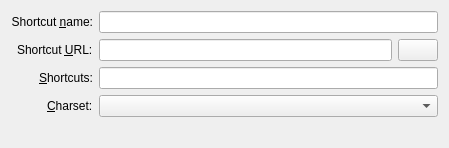
<?xml version="1.0" encoding="UTF-8"?>
<ui version="4.0">
 <class>SearchProviderDlgUI</class>
 <widget class="QWidget" name="SearchProviderDlgUI">
  <property name="geometry">
   <rect>
    <x>0</x>
    <y>0</y>
    <width>449</width>
    <height>143</height>
   </rect>
  </property>
  <layout class="QGridLayout" name="gridLayout">
   <item row="0" column="1">
    <widget class="QLabel" name="lbName">
     <property name="whatsThis">
      <string>Enter the human-readable name of the search provider here.</string>
     </property>
     <property name="layoutDirection">
      <enum>Qt::LeftToRight</enum>
     </property>
     <property name="text">
      <string>Shortcut &amp;name:</string>
     </property>
     <property name="alignment">
      <set>Qt::AlignRight|Qt::AlignTrailing|Qt::AlignVCenter</set>
     </property>
     <property name="wordWrap">
      <bool>false</bool>
     </property>
     <property name="buddy">
      <cstring>leName</cstring>
     </property>
    </widget>
   </item>
   <item row="2" column="1" alignment="Qt::AlignRight">
    <widget class="QLabel" name="lbQuery">
     <property name="whatsThis">
      <string>&lt;qt&gt;
Enter the URI that is used to perform a search on the search engine here.&lt;br/&gt;The whole text to be searched for can be specified as \{@} or \{0}.&lt;br/&gt;
Recommended is \{@}, since it removes all query variables (name=value) from the resulting string, whereas \{0} will be substituted with the unmodified query string.&lt;br/&gt;You can use \{1} ... \{n} to specify certain words from the query and \{name} to specify a value given by 'name=value' in the user query.&lt;br/&gt;In addition it is possible to specify multiple references (names, numbers and strings) at once (\{name1,name2,...,&quot;string&quot;}).&lt;br/&gt;The first matching value (from the left) will be used as the substitution value for the resulting URI.&lt;br/&gt;A quoted string can be used as the default value if nothing matches from the left of the reference list.
&lt;/qt&gt;</string>
     </property>
     <property name="layoutDirection">
      <enum>Qt::LeftToRight</enum>
     </property>
     <property name="text">
      <string>Shortcut &amp;URL:</string>
     </property>
     <property name="wordWrap">
      <bool>true</bool>
     </property>
     <property name="buddy">
      <cstring>leQuery</cstring>
     </property>
    </widget>
   </item>
   <item row="2" column="2">
    <widget class="KLineEdit" name="leQuery">
     <property name="toolTip">
      <string>&lt;qt&gt;
Enter the URI that is used to perform a search on the search engine here.&lt;br/&gt;The whole text to be searched for can be specified as \{@} or \{0}.&lt;br/&gt;
Recommended is \{@}, since it removes all query variables (name=value) from the resulting string, whereas \{0} will be substituted with the unmodified query string.&lt;br/&gt;You can use \{1} ... \{n} to specify certain words from the query and \{name} to specify a value given by 'name=value' in the user query.&lt;br/&gt;In addition it is possible to specify multiple references (names, numbers and strings) at once (\{name1,name2,...,&quot;string&quot;}).&lt;br/&gt;The first matching value (from the left) will be used as the substitution value for the resulting URI.&lt;br/&gt;A quoted string can be used as the default value if nothing matches from the left of the reference list.
&lt;/qt&gt;</string>
     </property>
     <property name="whatsThis">
      <string>&lt;qt&gt;
Enter the URI that is used to perform a search on the search engine here.&lt;br/&gt;The whole text to be searched for can be specified as \{@} or \{0}.&lt;br/&gt;
Recommended is \{@}, since it removes all query variables (name=value) from the resulting string, whereas \{0} will be substituted with the unmodified query string.&lt;br/&gt;You can use \{1} ... \{n} to specify certain words from the query and \{name} to specify a value given by 'name=value' in the user query.&lt;br/&gt;In addition it is possible to specify multiple references (names, numbers and strings) at once (\{name1,name2,...,&quot;string&quot;}).&lt;br/&gt;The first matching value (from the left) will be used as the substitution value for the resulting URI.&lt;br/&gt;A quoted string can be used as the default value if nothing matches from the left of the reference list.
&lt;/qt&gt;</string>
     </property>
     <property name="clickMessage">
      <string/>
     </property>
    </widget>
   </item>
   <item row="5" column="2" colspan="2">
    <widget class="KComboBox" name="cbCharset">
     <property name="sizePolicy">
      <sizepolicy hsizetype="Expanding" vsizetype="Fixed">
       <horstretch>0</horstretch>
       <verstretch>0</verstretch>
      </sizepolicy>
     </property>
     <property name="whatsThis">
      <string>Select the character set that will be used to encode your search query.</string>
     </property>
    </widget>
   </item>
   <item row="3" column="2" colspan="2">
    <widget class="KLineEdit" name="leShortcut">
     <property name="toolTip">
      <string>&lt;qt&gt;
The shortcuts entered here can be used as a pseudo-URI scheme in KDE. For example, the shortcut &lt;b&gt;av&lt;/b&gt; can be used as in &lt;b&gt;av&lt;/b&gt;:&lt;b&gt;my search&lt;/b&gt;
&lt;/qt&gt;</string>
     </property>
     <property name="whatsThis">
      <string>&lt;qt&gt;
The shortcuts entered here can be used as a pseudo-URI scheme in KDE. For example, the shortcut &lt;b&gt;av&lt;/b&gt; can be used as in &lt;b&gt;av&lt;/b&gt;:&lt;b&gt;my search&lt;/b&gt;
&lt;/qt&gt;</string>
     </property>
     <property name="clickMessage">
      <string/>
     </property>
    </widget>
   </item>
   <item row="0" column="2" colspan="2">
    <widget class="KLineEdit" name="leName">
     <property name="toolTip">
      <string>&lt;html&gt;&lt;head/&gt;&lt;body&gt;&lt;p&gt;Enter the human-readable name of the web shortcut here.&lt;/p&gt;&lt;/body&gt;&lt;/html&gt;</string>
     </property>
     <property name="whatsThis">
      <string>&lt;html&gt;&lt;head/&gt;&lt;body&gt;&lt;p&gt;Enter the human-readable name of the web shortcut here.&lt;/p&gt;&lt;/body&gt;&lt;/html&gt;</string>
     </property>
    </widget>
   </item>
   <item row="3" column="1" alignment="Qt::AlignRight">
    <widget class="QLabel" name="lbShortcut">
     <property name="whatsThis">
      <string>&lt;qt&gt;
The shortcuts entered here can be used as a pseudo-URI scheme in KDE. For example, the shortcut &lt;b&gt;av&lt;/b&gt; can be used as in &lt;b&gt;av&lt;/b&gt;:&lt;b&gt;my search&lt;/b&gt;
&lt;/qt&gt;</string>
     </property>
     <property name="text">
      <string>&amp;Shortcuts:</string>
     </property>
     <property name="wordWrap">
      <bool>true</bool>
     </property>
     <property name="buddy">
      <cstring>leShortcut</cstring>
     </property>
    </widget>
   </item>
   <item row="5" column="1" alignment="Qt::AlignRight">
    <widget class="QLabel" name="lbCharset">
     <property name="whatsThis">
      <string>Select the character set that will be used to encode your search query</string>
     </property>
     <property name="text">
      <string>&amp;Charset:</string>
     </property>
     <property name="wordWrap">
      <bool>true</bool>
     </property>
     <property name="buddy">
      <cstring>cbCharset</cstring>
     </property>
    </widget>
   </item>
   <item row="6" column="1" colspan="3">
    <widget class="QLabel" name="noteLabel">
     <property name="toolTip">
      <string/>
     </property>
     <property name="text">
      <string/>
     </property>
    </widget>
   </item>
   <item row="2" column="3">
    <widget class="QPushButton" name="pbPaste">
     <property name="toolTip">
      <string>Insert query placeholder</string>
     </property>
     <property name="text">
      <string/>
     </property>
     <property name="icon">
      <iconset theme="edit-paste">
       <normaloff/>
      </iconset>
     </property>
    </widget>
   </item>
  </layout>
 </widget>
 <customwidgets>
  <customwidget>
   <class>KComboBox</class>
   <extends>QComboBox</extends>
   <header>kcombobox.h</header>
  </customwidget>
  <customwidget>
   <class>KLineEdit</class>
   <extends>QLineEdit</extends>
   <header>klineedit.h</header>
  </customwidget>
 </customwidgets>
 <tabstops>
  <tabstop>leName</tabstop>
  <tabstop>leQuery</tabstop>
  <tabstop>leShortcut</tabstop>
  <tabstop>cbCharset</tabstop>
 </tabstops>
 <includes>
  <include location="local">klineedit.h</include>
  <include location="local">kcombobox.h</include>
 </includes>
 <connections/>
</ui>
